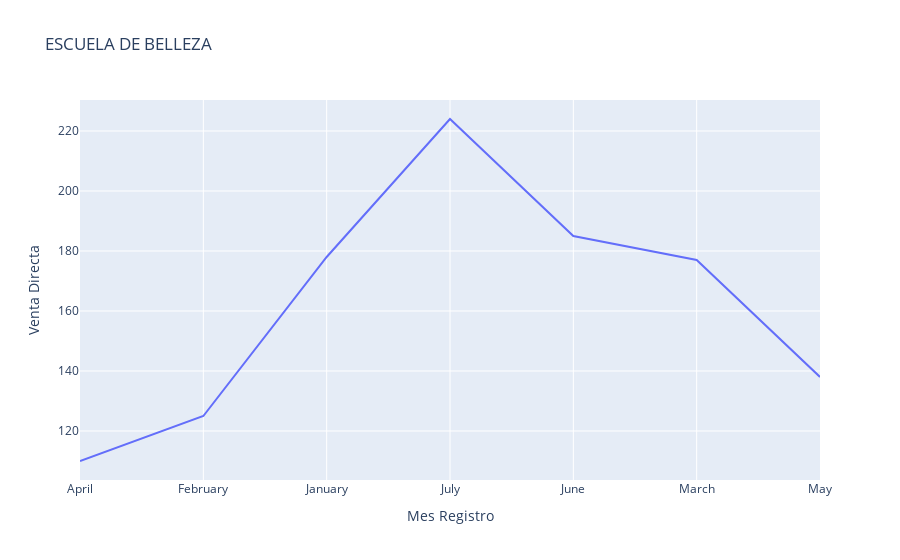

The notebook cell saved with this chart:
### Code cell
dataset = dataset_plot("Venta Directa", business_unity='', area='ESCUELA DE BELLEZA')
dataset
figure = px.line(
    dataset, x=dataset["Mes Registro"], y=dataset["Venta Directa"], title= 'ESCUELA DE BELLEZA')
figure

### Figure 1 — Plotly figure (JSON) as saved in the notebook; plotly's stock layout.template omitted (floating-point values rounded to 4 significant figures)
{"data": [{"hovertemplate": "Mes Registro=%{x}<br>Venta Directa=%{y}<extra></extra>", "legendgroup": "", "line": {"color": "#636efa", "dash": "solid"}, "marker": {"symbol": "circle"}, "mode": "lines", "name": "", "orientation": "v", "showlegend": false, "type": "scatter", "x": ["April", "February", "January", "July", "June", "March", "May"], "xaxis": "x", "y": [110, 125, 178, 224, 185, 177, 138], "yaxis": "y"}], "layout": {"legend": {"tracegroupgap": 0}, "title": {"text": "ESCUELA DE BELLEZA"}, "xaxis": {"anchor": "y", "domain": [0, 1], "title": {"text": "Mes Registro"}}, "yaxis": {"anchor": "x", "domain": [0, 1], "title": {"text": "Venta Directa"}}}}
